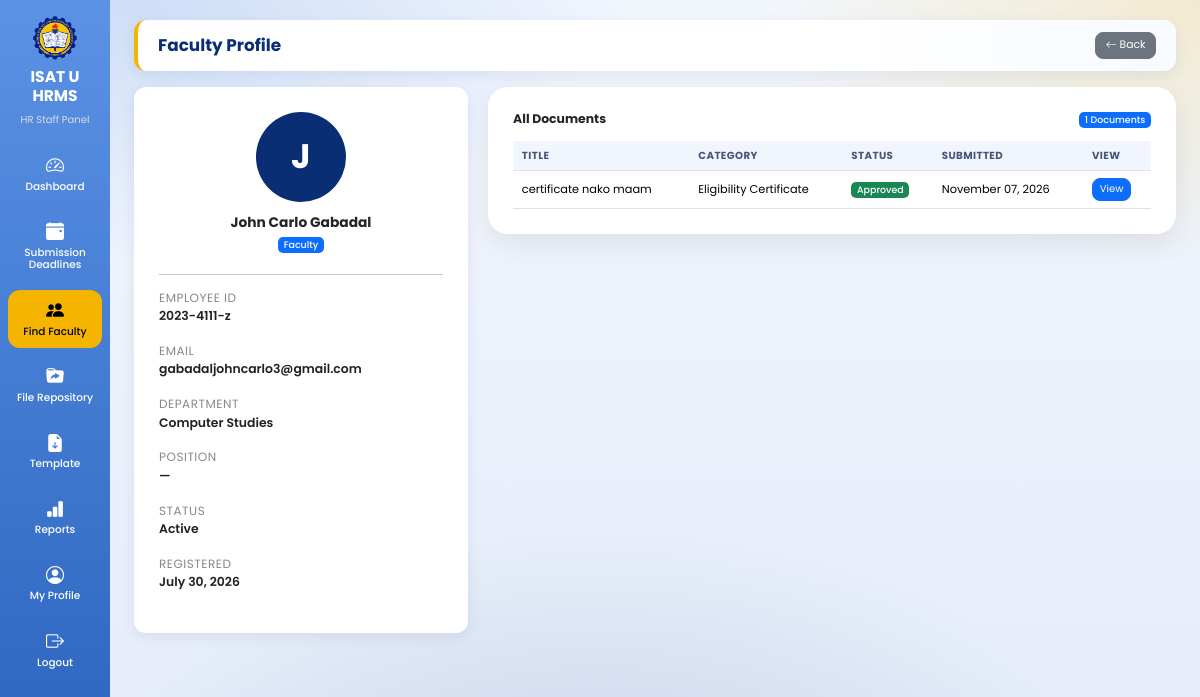
Page /hr_staff/faculty_profile.php?id=22 (signed in) on the committed database.
### tables this page shows
CREATE TABLE `users` (
  `user_id` int(11) NOT NULL AUTO_INCREMENT,
  `employee_id` varchar(50) DEFAULT NULL,
  `first_name` varchar(100) NOT NULL,
  `middle_name` varchar(100) DEFAULT NULL,
  `last_name` varchar(100) NOT NULL,
  `email` varchar(150) NOT NULL,
  `password` varchar(255) NOT NULL,
  `role` varchar(20) NOT NULL,
  `department` varchar(150) DEFAULT NULL,
  `position_title` varchar(150) DEFAULT NULL,
  `profile_picture` varchar(255) DEFAULT NULL,
  `reset_token` varchar(255) DEFAULT NULL,
  `reset_token_expiry` datetime DEFAULT NULL,
  `status` varchar(20) DEFAULT 'active',
  `created_at` timestamp NOT NULL DEFAULT current_timestamp(),
  PRIMARY KEY (`user_id`)
);

CREATE TABLE `documents` (
  `document_id` int(11) NOT NULL AUTO_INCREMENT,
  `user_id` int(11) NOT NULL,
  `category_id` int(11) NOT NULL,
  `deadline_id` int(11) DEFAULT NULL,
  `document_title` varchar(255) NOT NULL,
  `faculty_comment` text DEFAULT NULL,
  `file_name` varchar(255) NOT NULL,
  `file_path` varchar(500) NOT NULL,
  `file_size` int(11) DEFAULT NULL,
  `remarks` text DEFAULT NULL,
  `status` varchar(50) DEFAULT 'Pending',
  `is_archived` tinyint(1) NOT NULL DEFAULT 0,
  `submitted_at` timestamp NOT NULL DEFAULT current_timestamp(),
  `hr_remarks` text DEFAULT NULL,
  PRIMARY KEY (`document_id`)
);

CREATE TABLE `document_categories` (
  `category_id` int(11) NOT NULL AUTO_INCREMENT,
  `category_name` varchar(255) NOT NULL,
  PRIMARY KEY (`category_id`)
);

### hr_staff/faculty_profile.php (the view, shortened to what this page needs)
<?php
include "../db.php";
$user_id = (int)$_GET['id'];
$user = mysqli_fetch_assoc(mysqli_query($conn, "SELECT * FROM users WHERE user_id = '$user_id'"));
$documents = mysqli_query($conn, "
SELECT d.*, dc.category_name
FROM documents d
LEFT JOIN document_categories dc ON d.category_id = dc.category_id
WHERE d.user_id = '$user_id'
ORDER BY d.submitted_at DESC
");
$total_docs = mysqli_num_rows($documents);
?>
<!DOCTYPE html>
<html lang="en">
<head>
<link href="https://cdn.jsdelivr.net/npm/bootstrap@5.3.3/dist/css/bootstrap.min.css" rel="stylesheet">
<link href="https://cdn.jsdelivr.net/npm/bootstrap-icons@1.11.3/font/bootstrap-icons.css" rel="stylesheet">
<link rel="stylesheet" href="../assets/ui.css">
</head>
<body>
<div class="sidebar">
    <a href="dashboard.php" title="Go to Dashboard" style="padding:0;margin:0 auto 4px;background:none;display:block;width:fit-content;text-decoration:none;"><img src="../images/isatu_logo.png"></a>
    <h3>ISAT U HRMS</h3>
    <p>HR Staff Panel</p>
    <a href="dashboard.php"><i class="bi bi-speedometer2"></i> Dashboard</a>
    <a href="deadlines.php"><i class="bi bi-calendar-event-fill"></i> Submission Deadlines</a>
    <a href="find_faculty.php" class="active"><i class="bi bi-people-fill"></i> Find Faculty</a>
<a href="repository.php"><i class="bi bi-folder-symlink-fill"></i> File Repository</a>
<a href="templates.php"><i class="bi bi-file-earmark-arrow-down-fill"></i> Template</a>
    <a href="reports.php"><i class="bi bi-bar-chart-fill"></i> Reports</a>
    <a href="profile.php"><i class="bi bi-person-circle"></i> My Profile</a>
    <a href="../logout.php" onclick="return confirm('Are you sure you want to log out?')"><i class="bi bi-box-arrow-right"></i> Logout</a>
</div>
<div class="main">
<div class="topbar">
    <h2>Faculty Profile</h2>
    <a href="find_faculty.php" class="btn btn-secondary"><i class="bi bi-arrow-left"></i> Back</a>
</div>
<div class="row g-4 align-items-start">
    <div class="col-xl-4 col-lg-5">
        <div class="profile-card h-100">
            <div class="text-center mb-4">
                <?php if (!empty($user['profile_picture']) && file_exists('../uploads/profile_pictures/'.$user['profile_picture'])): ?>
                    <img src="../uploads/profile_pictures/<?php echo htmlspecialchars($user['profile_picture']); ?>"
                         class="mx-auto mb-3" style="width:90px;height:90px;border-radius:50%;object-fit:cover;display:block;">
                <?php else: ?>
                    <div class="avatar mx-auto mb-3">
                        <?php echo strtoupper(substr($user['first_name'],0,1)); ?>
                    </div>
                <?php endif; ?>
                <h4 class="fw-bold mb-1">
                    <?php echo htmlspecialchars($user['first_name'].' '.$user['middle_name'].' '.$user['last_name']); ?>
                </h4>
                <span class="badge bg-primary"><?php echo htmlspecialchars(ucfirst($user['role'])); ?></span>
            </div>
            <hr>
            <div class="profile-grid">
                <div><label>Employee ID</label><p><?php echo htmlspecialchars($user['employee_id']); ?></p></div>
                <div><label>Email</label><p><?php echo htmlspecialchars($user['email']); ?></p></div>
                <div><label>Department</label><p><?php echo htmlspecialchars($user['department']); ?></p></div>
                <div><label>Position</label><p><?php echo htmlspecialchars($user['position_title'] ?: '—'); ?></p></div>
                <div><label>Status</label><p><?php echo htmlspecialchars($user['status']); ?></p></div>
                <div><label>Registered</label><p><?php echo date("F d, Y", strtotime($user['created_at'])); ?></p></div>
            </div>
        </div>
    </div>
    <div class="col-xl-8 col-lg-7">
        <div class="documents-card h-100">
            <div class="d-flex justify-content-between align-items-center mb-3">
                <h5 class="fw-bold mb-0">All Documents</h5>
                <span class="badge bg-primary"><?php echo $total_docs; ?> Documents</span>
            </div>
            <div class="table-responsive">
            <table class="table table-hover align-middle">
                <thead>
                    <tr>
                        <th>Title</th>
                        <th>Category</th>
                        <th>Status</th>
                        <th>Submitted</th>
                        <th>View</th>
                    </tr>
                </thead>
                <tbody>
                <?php if ($total_docs > 0): while ($doc = mysqli_fetch_assoc($documents)):
                    $color = "secondary";
                    if ($doc['status']=="Approved") $color="success";
                    elseif ($doc['status']=="Pending") $color="warning";
                    elseif ($doc['status']=="Rejected") $color="danger";
                    elseif ($doc['status']=="Returned") $color="info";
                ?>
                    <tr>
                        <td><?php echo htmlspecialchars($doc['document_title']); ?></td>
                        <td><?php echo htmlspecialchars($doc['category_name']); ?></td>
                        <td><span class="badge bg-<?php echo $color; ?>"><?php echo htmlspecialchars($doc['status']); ?></span></td>
                        <td><?php echo date("F d, Y", strtotime($doc['submitted_at'])); ?></td>
                        <td>
                            <a href="<?php echo htmlspecialchars($doc['file_path']); ?>" target="_blank" class="btn btn-primary btn-sm">View</a>
                        </td>
                    </tr>
                <?php endwhile; else: ?>
                    <tr><td colspan="5" class="text-center py-5">No documents found.</td></tr>
                <?php endif; ?>
                </tbody>
            </table>
            </div>
        </div>
    </div>
</div>
</div>
</body>
</html>

### assets/ui.css (style rules this page uses)
html { font-size:13.5px !important; }
body { font-size:.92rem; background: radial-gradient(900px 500px at 8% -5%, rgba(91,146,229,.28), transparent 60%), radial-gradient(800px 480px at 100% 0%, rgba(245,180,0,.18), transparent 55%), radial-gradient(900px 600px at 50% 110%, rgba(18,60,146,.16), transparent 60%), linear-gradient(180deg,#f2f6fd 0%,#e4ecf9 100%) !important; background-attachment:fixed !important; }
h2 { font-size:1.3rem !important; }
h3 { font-size:1.15rem !important; }
h4 { font-size:1.02rem !important; }
h5 { font-size:.92rem !important; }
.topbar h2,.page-header h2,.page-header h3 { font-size:1.25rem !important; }
.main { padding:20px 24px !important; }
.topbar { padding:12px 20px !important;border-radius:12px !important;margin-bottom:16px !important; box-shadow:0 4px 14px rgba(10,46,115,.08) !important; border-left:4px solid #F5B400; background:linear-gradient(90deg,#fff 70%,#f7faff) !important; }
.stat-card,.chart-card,.card,.profile-card,.card-box { border-radius:12px !important;box-shadow:0 4px 14px rgba(10,46,115,.08) !important; }
.table { font-size:.84rem;margin-bottom:0; }
.table>:not(caption)>*>* { padding:.5rem .65rem !important; }
.table thead th { font-size:.76rem;text-transform:uppercase;letter-spacing:.4px;color:#47557a;background:#f1f5fd !important; }
.btn { font-size:.8rem;padding:.32rem .7rem;border-radius:8px; }
.btn-sm { font-size:.74rem !important;padding:.22rem .5rem !important; }
.badge { font-size:.7rem;font-weight:500;padding:.35em .6em; }
.table-responsive { font-size:.84rem; }

### hr_staff/faculty_profile.php (style rules this page uses)
* { margin:0;padding:0;box-sizing:border-box;font-family:'Poppins',sans-serif; }
body { background:#eef3fb;overflow-x:hidden; }
.sidebar { position:fixed;top:0;left:0;width:110px;height:100vh;background:linear-gradient(180deg,#5b92e5,#2a63bd);padding:16px 8px;overflow-y:auto;overflow-x:hidden;z-index:999; }
.sidebar img { width:44px;display:block;margin:auto; }
.sidebar h3 { color:#fff;text-align:center;margin-top:8px;font-weight:700;font-size:12px;line-height:1.2; }
.sidebar p { color:#ddd;text-align:center;margin-bottom:18px;font-size:10px; }
.sidebar a { display:flex;flex-direction:column;align-items:center;justify-content:center;gap:4px;padding:10px 4px;margin-bottom:8px;text-decoration:none;color:#fff;border-radius:12px;transition:.3s;font-weight:500;font-size:10.5px;line-height:1.2;text-align:center;word-break:break-word;white-space:normal; }
.sidebar a i { font-size:18px; }
.sidebar a.active { background:#F5B400;color:#000; }
.main { margin-left:110px;padding:30px; }
.topbar { background:#fff;padding:20px 30px;border-radius:18px;box-shadow:0 8px 20px rgba(0,0,0,.08);display:flex;justify-content:space-between;align-items:center;margin-bottom:25px; }
.topbar h2 { margin:0;font-size:26px;font-weight:700;color:#0A2E73; }
.profile-card,.documents-card { background:#fff;padding:25px;border-radius:20px;box-shadow:0 10px 30px rgba(0,0,0,.08); }
.avatar { width:90px;height:90px;border-radius:50%;background:#0A2E73;color:#fff;display:flex;align-items:center;justify-content:center;font-size:34px;font-weight:700; }
.profile-grid div { margin-bottom:16px; }
.profile-grid label { font-size:12px;color:#888;text-transform:uppercase;letter-spacing:.5px; }
.profile-grid p { font-weight:600;color:#222;margin:0;overflow-wrap:break-word;word-break:break-word; }
.table thead { background:#0A2E73;color:#fff; }

### rows in the picture
users: first_name "J", first_name+middle_name+last_name "John Carlo Gabadal", role "Faculty", employee "2023-4111-z", email "gabadaljohncarlo3@gmail.com", department "Computer Studies", position_title "—", status "Active", created_at "July 30, 2026"
documents: document_title "certificate nako maam", category.category_name "Eligibility Certificate", status "Approved", submitted_at "November 07, 2026"

### other values in the picture
$total_docs "1"
